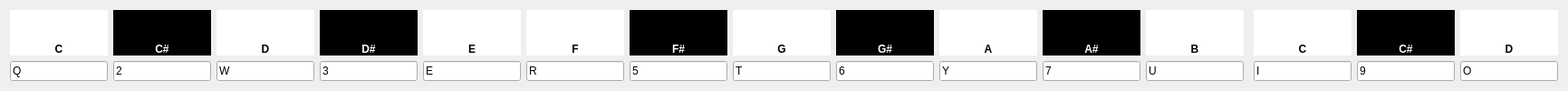
            <widget class="QWidget" name="highOctaveTab">
             <attribute name="title">
              <string>High</string>
             </attribute>
             <layout class="QGridLayout" name="gridLayout_16">
              <item row="0" column="0">
               <widget class="QLabel" name="highCLabel">
                <property name="sizePolicy">
                 <sizepolicy hsizetype="Preferred" vsizetype="Maximum">
                  <horstretch>0</horstretch>
                  <verstretch>0</verstretch>
                 </sizepolicy>
                </property>
                <property name="maximumSize">
                 <size>
                  <width>16777215</width>
                  <height>50</height>
                 </size>
                </property>
                <property name="baseSize">
                 <size>
                  <width>0</width>
                  <height>0</height>
                 </size>
                </property>
                <property name="font">
                 <font>
                  <weight>75</weight>
                  <bold>true</bold>
                 </font>
                </property>
                <property name="styleSheet">
                 <string notr="true">background-color: rgb(255, 255, 255);
color: rgb(0, 0, 0);</string>
                </property>
                <property name="frameShape">
                 <enum>QFrame::NoFrame</enum>
                </property>
                <property name="frameShadow">
                 <enum>QFrame::Plain</enum>
                </property>
                <property name="text">
                 <string>C</string>
                </property>
                <property name="alignment">
                 <set>Qt::AlignBottom|Qt::AlignHCenter</set>
                </property>
                <property name="wordWrap">
                 <bool>false</bool>
                </property>
               </widget>
              </item>
              <item row="0" column="1">
               <widget class="QLabel" name="highCSLabel">
                <property name="font">
                 <font>
                  <weight>75</weight>
                  <bold>true</bold>
                 </font>
                </property>
                <property name="styleSheet">
                 <string notr="true">background-color: rgb(0, 0, 0);
color: rgb(255, 255, 255);</string>
                </property>
                <property name="frameShape">
                 <enum>QFrame::NoFrame</enum>
                </property>
                <property name="text">
                 <string>C#</string>
                </property>
                <property name="scaledContents">
                 <bool>false</bool>
                </property>
                <property name="alignment">
                 <set>Qt::AlignBottom|Qt::AlignHCenter</set>
                </property>
               </widget>
              </item>
              <item row="0" column="2">
               <widget class="QLabel" name="highDLabel">
                <property name="font">
                 <font>
                  <weight>75</weight>
                  <bold>true</bold>
                 </font>
                </property>
                <property name="autoFillBackground">
                 <bool>false</bool>
                </property>
                <property name="styleSheet">
                 <string notr="true">background-color: rgb(255, 255, 255);
color: rgb(0, 0, 0);</string>
                </property>
                <property name="frameShape">
                 <enum>QFrame::NoFrame</enum>
                </property>
                <property name="text">
                 <string>D</string>
                </property>
                <property name="alignment">
                 <set>Qt::AlignBottom|Qt::AlignHCenter</set>
                </property>
               </widget>
              </item>
              <item row="0" column="3">
               <widget class="QLabel" name="highDSLabel">
                <property name="font">
                 <font>
                  <weight>75</weight>
                  <bold>true</bold>
                 </font>
                </property>
                <property name="styleSheet">
                 <string notr="true">background-color: rgb(0, 0, 0);
color: rgb(255, 255, 255);</string>
                </property>
                <property name="text">
                 <string>D#</string>
                </property>
                <property name="alignment">
                 <set>Qt::AlignBottom|Qt::AlignHCenter</set>
                </property>
               </widget>
              </item>
              <item row="0" column="4">
               <widget class="QLabel" name="highELabel">
                <property name="font">
                 <font>
                  <weight>75</weight>
                  <bold>true</bold>
                 </font>
                </property>
                <property name="styleSheet">
                 <string notr="true">background-color: rgb(255, 255, 255);
color: rgb(0, 0, 0);</string>
                </property>
                <property name="text">
                 <string>E</string>
                </property>
                <property name="alignment">
                 <set>Qt::AlignBottom|Qt::AlignHCenter</set>
                </property>
               </widget>
              </item>
              <item row="0" column="5">
               <widget class="QLabel" name="highFLabel">
                <property name="font">
                 <font>
                  <weight>75</weight>
                  <bold>true</bold>
                 </font>
                </property>
                <property name="styleSheet">
                 <string notr="true">background-color: rgb(255, 255, 255);
color: rgb(0, 0, 0);</string>
                </property>
                <property name="text">
                 <string>F</string>
                </property>
                <property name="alignment">
                 <set>Qt::AlignBottom|Qt::AlignHCenter</set>
                </property>
               </widget>
              </item>
              <item row="0" column="6">
               <widget class="QLabel" name="highFSLabel">
                <property name="font">
                 <font>
                  <weight>75</weight>
                  <bold>true</bold>
                 </font>
                </property>
                <property name="styleSheet">
                 <string notr="true">background-color: rgb(0, 0, 0);
color: rgb(255, 255, 255);</string>
                </property>
                <property name="text">
                 <string>F#</string>
                </property>
                <property name="alignment">
                 <set>Qt::AlignBottom|Qt::AlignHCenter</set>
                </property>
               </widget>
              </item>
              <item row="0" column="7">
               <widget class="QLabel" name="highGLabel">
                <property name="font">
                 <font>
                  <weight>75</weight>
                  <italic>false</italic>
                  <bold>true</bold>
                 </font>
                </property>
                <property name="styleSheet">
                 <string notr="true">background-color: rgb(255, 255, 255);
color: rgb(0, 0, 0);</string>
                </property>
                <property name="text">
                 <string>G</string>
                </property>
                <property name="alignment">
                 <set>Qt::AlignBottom|Qt::AlignHCenter</set>
                </property>
               </widget>
              </item>
              <item row="0" column="8">
               <widget class="QLabel" name="highGSLabel">
                <property name="font">
                 <font>
                  <weight>75</weight>
                  <bold>true</bold>
                 </font>
                </property>
                <property name="styleSheet">
                 <string notr="true">background-color: rgb(0, 0, 0);
color: rgb(255, 255, 255);</string>
                </property>
                <property name="text">
                 <string>G#</string>
                </property>
                <property name="alignment">
                 <set>Qt::AlignBottom|Qt::AlignHCenter</set>
                </property>
               </widget>
              </item>
              <item row="0" column="9">
               <widget class="QLabel" name="highALabel">
                <property name="font">
                 <font>
                  <weight>75</weight>
                  <bold>true</bold>
                 </font>
                </property>
                <property name="styleSheet">
                 <string notr="true">background-color: rgb(255, 255, 255);
color: rgb(0, 0, 0);</string>
                </property>
                <property name="text">
                 <string>A</string>
                </property>
                <property name="alignment">
                 <set>Qt::AlignBottom|Qt::AlignHCenter</set>
                </property>
               </widget>
              </item>
              <item row="0" column="10">
               <widget class="QLabel" name="highASLabel">
                <property name="font">
                 <font>
                  <weight>75</weight>
                  <bold>true</bold>
                 </font>
                </property>
                <property name="styleSheet">
                 <string notr="true">background-color: rgb(0, 0, 0);
color: rgb(255, 255, 255);</string>
                </property>
                <property name="text">
                 <string>A#</string>
                </property>
                <property name="alignment">
                 <set>Qt::AlignBottom|Qt::AlignHCenter</set>
                </property>
               </widget>
              </item>
              <item row="0" column="11">
               <widget class="QLabel" name="highBLabel">
                <property name="font">
                 <font>
                  <weight>75</weight>
                  <bold>true</bold>
                 </font>
                </property>
                <property name="styleSheet">
                 <string notr="true">background-color: rgb(255, 255, 255);
color: rgb(0, 0, 0);</string>
                </property>
                <property name="text">
                 <string>B</string>
                </property>
                <property name="alignment">
                 <set>Qt::AlignBottom|Qt::AlignHCenter</set>
                </property>
               </widget>
              </item>
              <item row="0" column="13">
               <widget class="QLabel" name="highHighCLabel">
                <property name="font">
                 <font>
                  <weight>75</weight>
                  <bold>true</bold>
                 </font>
                </property>
                <property name="styleSheet">
                 <string notr="true">background-color: rgb(255, 255, 255);
color: rgb(0, 0, 0);</string>
                </property>
                <property name="text">
                 <string>C</string>
                </property>
                <property name="alignment">
                 <set>Qt::AlignBottom|Qt::AlignHCenter</set>
                </property>
               </widget>
              </item>
              <item row="0" column="14">
               <widget class="QLabel" name="highHighCSLabel">
                <property name="font">
                 <font>
                  <weight>75</weight>
                  <bold>true</bold>
                 </font>
                </property>
                <property name="styleSheet">
                 <string notr="true">background-color: rgb(0, 0, 0);
color: rgb(255, 255, 255);</string>
                </property>
                <property name="text">
                 <string>C#</string>
                </property>
                <property name="alignment">
                 <set>Qt::AlignBottom|Qt::AlignHCenter</set>
                </property>
               </widget>
              </item>
              <item row="0" column="15">
               <widget class="QLabel" name="highHighDLabel">
                <property name="font">
                 <font>
                  <weight>75</weight>
                  <bold>true</bold>
                 </font>
                </property>
                <property name="styleSheet">
                 <string notr="true">background-color: rgb(255, 255, 255);
color: rgb(0, 0, 0);</string>
                </property>
                <property name="text">
                 <string>D</string>
                </property>
                <property name="alignment">
                 <set>Qt::AlignBottom|Qt::AlignHCenter</set>
                </property>
               </widget>
              </item>
              <item row="1" column="0">
               <widget class="QKeySequenceEdit" name="highCEdit">
                <property name="keySequence">
                 <string notr="true">Q</string>
                </property>
               </widget>
              </item>
              <item row="1" column="1">
               <widget class="QKeySequenceEdit" name="highCSEdit">
                <property name="keySequence">
                 <string notr="true">2</string>
                </property>
               </widget>
              </item>
              <item row="1" column="2">
               <widget class="QKeySequenceEdit" name="highDEdit">
                <property name="keySequence">
                 <string notr="true">W</string>
                </property>
               </widget>
              </item>
              <item row="1" column="3">
               <widget class="QKeySequenceEdit" name="highDSEdit">
                <property name="keySequence">
                 <string notr="true">3</string>
                </property>
               </widget>
              </item>
              <item row="1" column="4">
               <widget class="QKeySequenceEdit" name="highEEdit">
                <property name="keySequence">
                 <string notr="true">E</string>
                </property>
               </widget>
              </item>
              <item row="1" column="5">
               <widget class="QKeySequenceEdit" name="highFEdit">
                <property name="keySequence">
                 <string notr="true">R</string>
                </property>
               </widget>
              </item>
              <item row="1" column="6">
               <widget class="QKeySequenceEdit" name="highFSEdit">
                <property name="keySequence">
                 <string notr="true">5</string>
                </property>
               </widget>
              </item>
              <item row="1" column="7">
               <widget class="QKeySequenceEdit" name="highGEdit">
                <property name="keySequence">
                 <string notr="true">T</string>
                </property>
               </widget>
              </item>
              <item row="1" column="8">
               <widget class="QKeySequenceEdit" name="highGSEdit">
                <property name="keySequence">
                 <string notr="true">6</string>
                </property>
               </widget>
              </item>
              <item row="1" column="9">
               <widget class="QKeySequenceEdit" name="highAEdit">
                <property name="keySequence">
                 <string notr="true">Y</string>
                </property>
               </widget>
              </item>
              <item row="1" column="10">
               <widget class="QKeySequenceEdit" name="highASEdit">
                <property name="keySequence">
                 <string notr="true">7</string>
                </property>
               </widget>
              </item>
              <item row="1" column="11">
               <widget class="QKeySequenceEdit" name="highBEdit">
                <property name="keySequence">
                 <string notr="true">U</string>
                </property>
               </widget>
              </item>
              <item row="1" column="13">
               <widget class="QKeySequenceEdit" name="highHighCEdit">
                <property name="keySequence">
                 <string notr="true">I</string>
                </property>
               </widget>
              </item>
              <item row="1" column="14">
               <widget class="QKeySequenceEdit" name="highHighCSEdit">
                <property name="keySequence">
                 <string notr="true">9</string>
                </property>
               </widget>
              </item>
              <item row="1" column="15">
               <widget class="QKeySequenceEdit" name="highHighDEdit">
                <property name="keySequence">
                 <string notr="true">O</string>
                </property>
               </widget>
              </item>
              <item row="0" column="12">
               <spacer name="highOctaveSeperator">
                <property name="orientation">
                 <enum>Qt::Horizontal</enum>
                </property>
                <property name="sizeType">
                 <enum>QSizePolicy::Fixed</enum>
                </property>
                <property name="sizeHint" stdset="0">
                 <size>
                  <width>5</width>
                  <height>20</height>
                 </size>
                </property>
               </spacer>
              </item>
             </layout>
            </widget>
